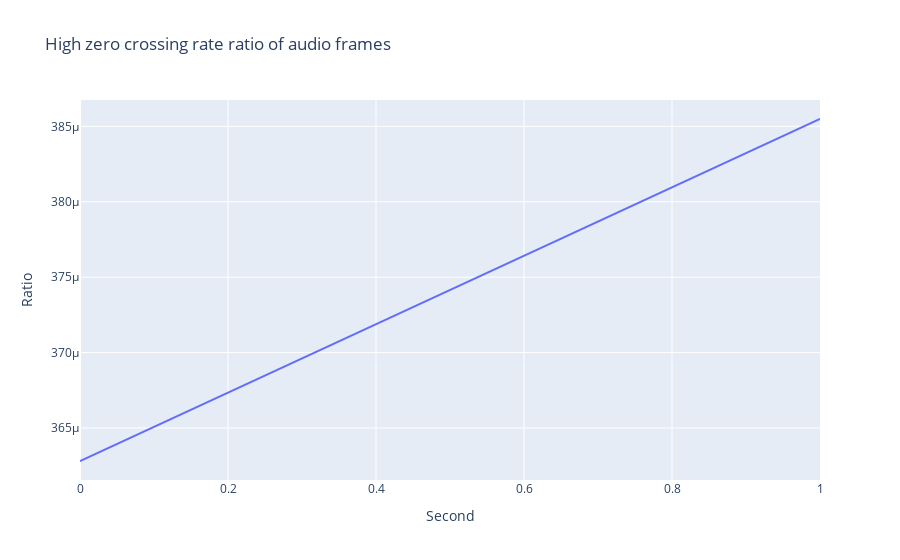

The code cell stored with this chart in its notebook:
### Code cell
plot_hzcrr(audio=audio,frame_rate=frame_rate,percent_frame_size=percent_frame_size,percent_hop_length=percent_hop_length)

### Figure 1 — Plotly figure (JSON) as saved in the notebook; plotly's stock layout.template omitted (floating-point values rounded to 4 significant figures)
{"data": [{"mode": "lines", "type": "scatter", "x": [0, 1, 2], "y": [0.0003628, 0.0003855]}], "layout": {"title": {"text": "High zero crossing rate ratio of audio frames"}, "xaxis": {"anchor": "y", "domain": [0, 1], "title": {"text": "Second"}}, "yaxis": {"anchor": "x", "domain": [0, 1], "title": {"text": "Ratio"}}}}
